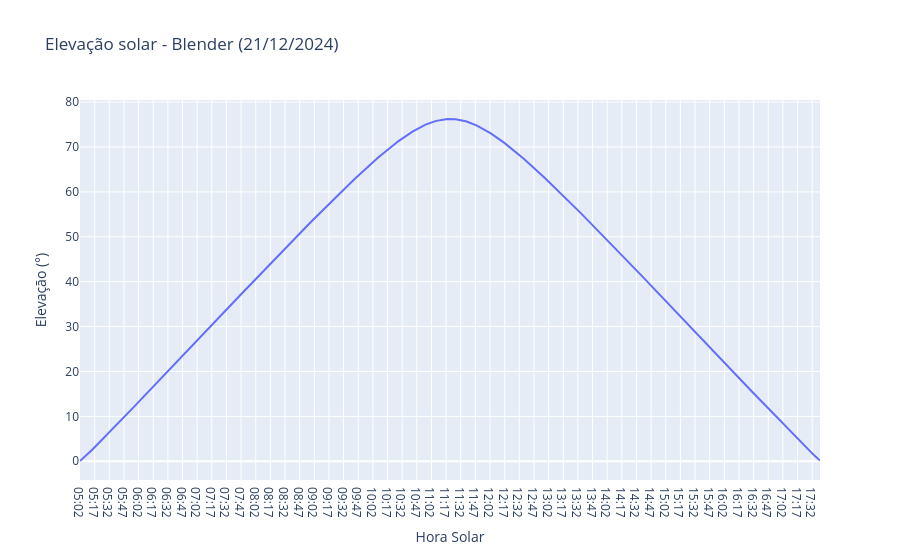
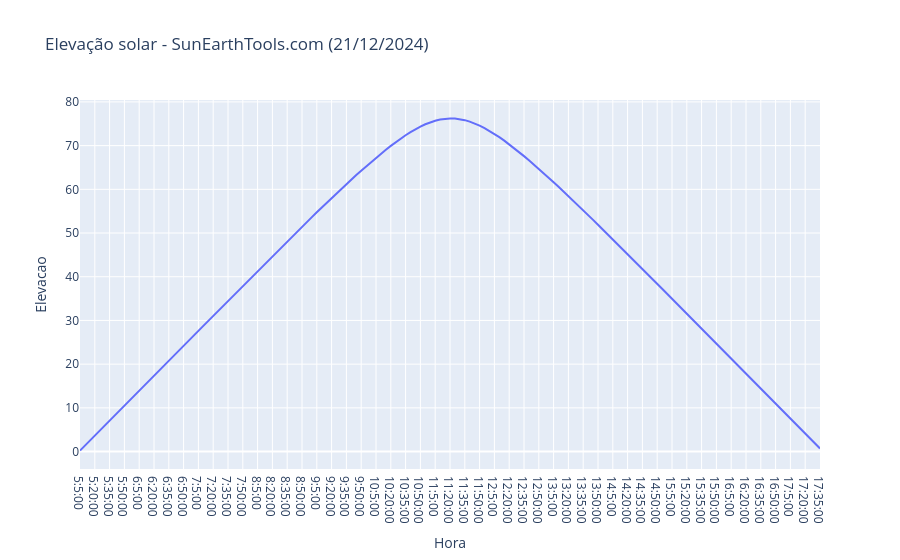
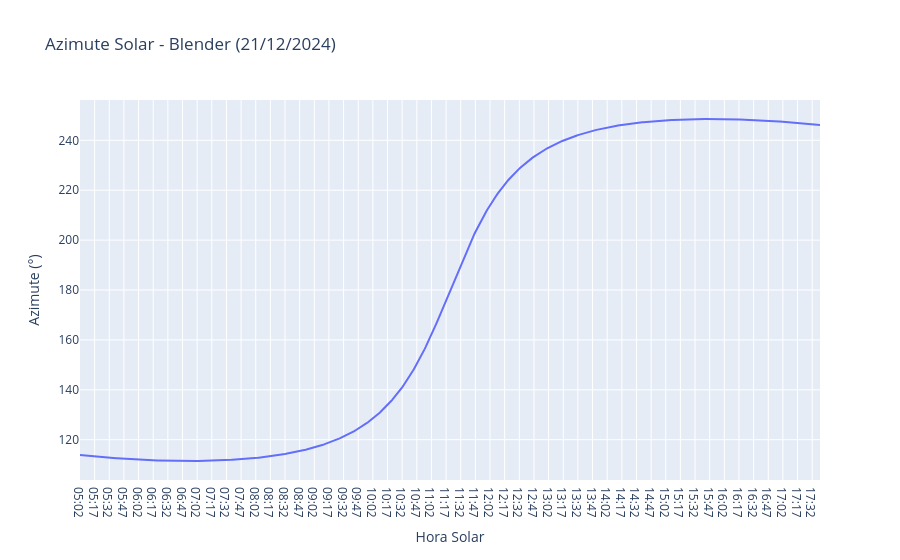
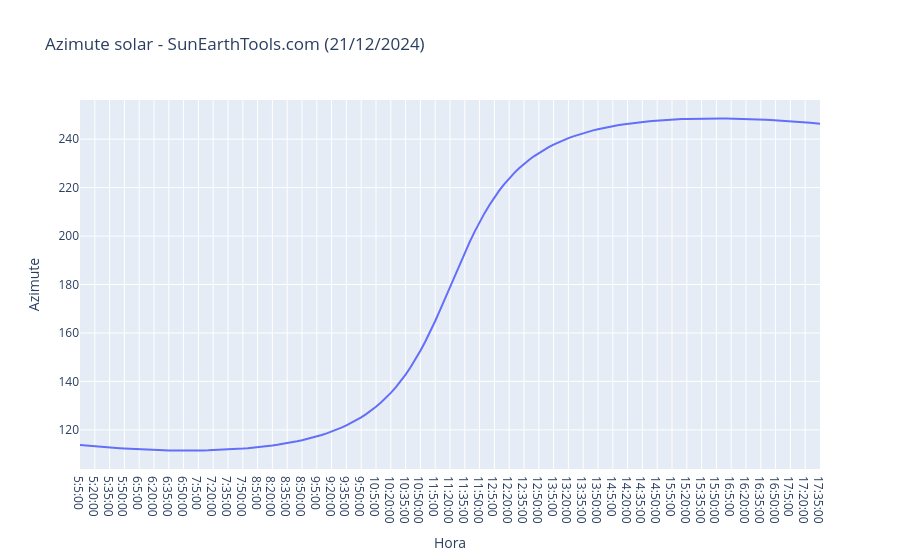

The cell these charts' notebook holds for them, in order:
### Code cell
#Plots de Elevação e Azimute (individuais)

#Elevação solar no blender
fig = px.line(df2, x ='Hora Solar', y = "Elevação (°)", title="Elevação solar - Blender (21/12/2024)")
fig.show()

#Verificando o comportamento da elevação solar no SunEarthTools.com
fig = px.line(df1, x ='Hora', y = "Elevacao", title="Elevação solar - SunEarthTools.com (21/12/2024)")
fig.show()

#Verificando o comportamento da elevação solar no Blender

fig = px.line(df2, x ='Hora Solar', y = "Azimute (°)", title="Azimute Solar - Blender (21/12/2024)")
fig.show()

#Verificando o comportamento da azimute solar no SunEarthTools.com

fig = px.line(df1, x ='Hora', y = "Azimute", title="Azimute solar - SunEarthTools.com (21/12/2024)")
fig.show()

### Figure 1 — Plotly figure (JSON) as saved in the notebook; plotly's stock layout.template omitted (floating-point values rounded to 4 significant figures; data arrays with more than 128 entries replaced by an {"elided": "..."} marker saying what was removed)
{"data": [{"hovertemplate": "Hora Solar=%{x}<br>Elevação (°)=%{y}<extra></extra>", "legendgroup": "", "line": {"color": "#636efa", "dash": "solid"}, "marker": {"symbol": "circle"}, "mode": "lines", "name": "", "orientation": "v", "showlegend": false, "type": "scatter", "x": {"elided": "759 str values"}, "xaxis": "x", "y": {"elided": "759 float values"}, "yaxis": "y"}], "layout": {"legend": {"tracegroupgap": 0}, "title": {"text": "Elevação solar - Blender (21/12/2024)"}, "xaxis": {"anchor": "y", "domain": [0, 1], "title": {"text": "Hora Solar"}}, "yaxis": {"anchor": "x", "domain": [0, 1], "title": {"text": "Elevação (°)"}}}}

### Figure 2 — Plotly figure (JSON) as saved in the notebook; plotly's stock layout.template omitted (floating-point values rounded to 4 significant figures; data arrays with more than 128 entries replaced by an {"elided": "..."} marker saying what was removed)
{"data": [{"hovertemplate": "Hora=%{x}<br>Elevacao=%{y}<extra></extra>", "legendgroup": "", "line": {"color": "#636efa", "dash": "solid"}, "marker": {"symbol": "circle"}, "mode": "lines", "name": "", "orientation": "v", "showlegend": false, "type": "scatter", "x": {"elided": "151 str values"}, "xaxis": "x", "y": {"elided": "151 float values"}, "yaxis": "y"}], "layout": {"legend": {"tracegroupgap": 0}, "title": {"text": "Elevação solar - SunEarthTools.com (21/12/2024)"}, "xaxis": {"anchor": "y", "domain": [0, 1], "title": {"text": "Hora"}}, "yaxis": {"anchor": "x", "domain": [0, 1], "title": {"text": "Elevacao"}}}}

### Figure 3 — Plotly figure (JSON) as saved in the notebook; plotly's stock layout.template omitted (floating-point values rounded to 4 significant figures; data arrays with more than 128 entries replaced by an {"elided": "..."} marker saying what was removed)
{"data": [{"hovertemplate": "Hora Solar=%{x}<br>Azimute (°)=%{y}<extra></extra>", "legendgroup": "", "line": {"color": "#636efa", "dash": "solid"}, "marker": {"symbol": "circle"}, "mode": "lines", "name": "", "orientation": "v", "showlegend": false, "type": "scatter", "x": {"elided": "759 str values"}, "xaxis": "x", "y": {"elided": "759 float values"}, "yaxis": "y"}], "layout": {"legend": {"tracegroupgap": 0}, "title": {"text": "Azimute Solar - Blender (21/12/2024)"}, "xaxis": {"anchor": "y", "domain": [0, 1], "title": {"text": "Hora Solar"}}, "yaxis": {"anchor": "x", "domain": [0, 1], "title": {"text": "Azimute (°)"}}}}

### Figure 4 — Plotly figure (JSON) as saved in the notebook; plotly's stock layout.template omitted (floating-point values rounded to 4 significant figures; data arrays with more than 128 entries replaced by an {"elided": "..."} marker saying what was removed)
{"data": [{"hovertemplate": "Hora=%{x}<br>Azimute=%{y}<extra></extra>", "legendgroup": "", "line": {"color": "#636efa", "dash": "solid"}, "marker": {"symbol": "circle"}, "mode": "lines", "name": "", "orientation": "v", "showlegend": false, "type": "scatter", "x": {"elided": "151 str values"}, "xaxis": "x", "y": {"elided": "151 float values"}, "yaxis": "y"}], "layout": {"legend": {"tracegroupgap": 0}, "title": {"text": "Azimute solar - SunEarthTools.com (21/12/2024)"}, "xaxis": {"anchor": "y", "domain": [0, 1], "title": {"text": "Hora"}}, "yaxis": {"anchor": "x", "domain": [0, 1], "title": {"text": "Azimute"}}}}
